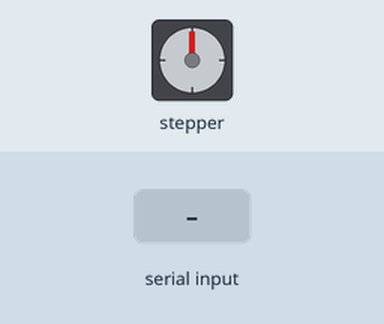
A sketch run on a simulated Arduino Uno, built with avr-gcc and run on an emulated ATmega328P. Parts: stepper motor. Wiring (inferred from the names in the program): stepper motor driver (200 steps per turn assumed): step pin 3; direction pin 4. The inputs (shaded band) are chosen by the test bench.

Above: at 1.2 s.
1.3 s: "START,1\n" received over the second serial link
At 2.45 s:
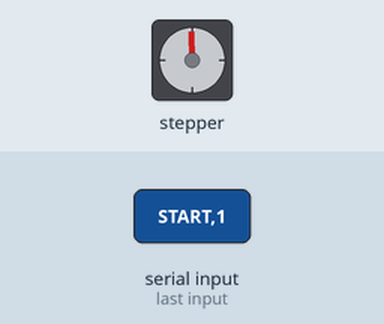
At 3.05 s:
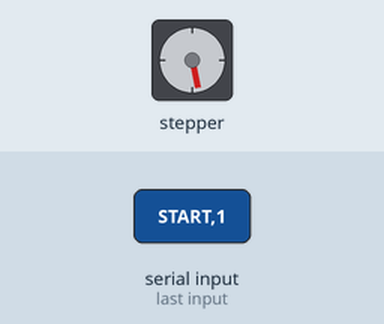
4.3 s: "START,150\n" received over the second serial link
At 4.3 s:
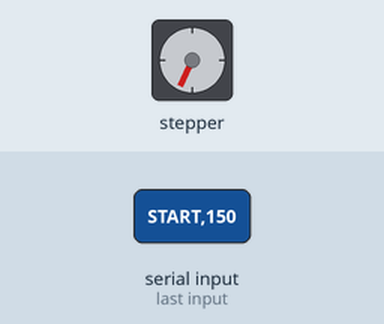
7.3 s: "STOP,1\n" received over the second serial link
10.3 s: "STOP,150\n" received over the second serial link
Timing chart, 0 to 14.3 s (numbered marks = the images above; inputs shaded):
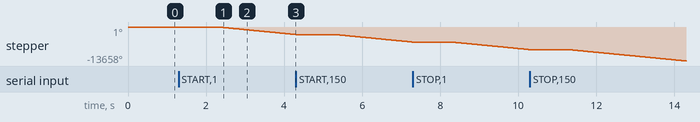

The sketch:

aidogupdate.ino
```cpp
// ----------------------------
// Arduino Full Code for Nextion + Stepper + Schedule + Live Clock
// ----------------------------

#define STEP_PIN 3
#define DIR_PIN 4

#include <SoftwareSerial.h>
SoftwareSerial nextion(10, 11); // RX, TX for Nextion (adjust if needed)

const int stepDelay = 500; // microseconds per step
bool motorRunning = false;
bool motorDirection = true; // true = CW, false = CCW

// Scheduled run variables
int targetHour = -1;
int targetMinute = -1;
int runDuration = 0; // seconds
unsigned long runStartMillis = 0;
bool scheduledRunActive = false;
static int lastTriggerMinute = -1;

// Simple clock using millis()
int currentHour = 0;
int currentMinute = 0;

// ----------------------------
// Setup
// ----------------------------
void setup() {
  Serial.begin(9600);      // Serial monitor
  nextion.begin(9600);     // Nextion serial
  pinMode(STEP_PIN, OUTPUT);
  pinMode(DIR_PIN, OUTPUT);
}

// ----------------------------
// Loop
// ----------------------------
void loop() {
  handleNextion();
  updateClock();
  checkSchedule();
  checkAutoStop();
  runMotor();
}

// ----------------------------
// Motor stepping function
// ----------------------------
void runMotor() {
  if (motorRunning) {
    digitalWrite(DIR_PIN, motorDirection);
    digitalWrite(STEP_PIN, HIGH);
    delayMicroseconds(stepDelay);
    digitalWrite(STEP_PIN, LOW);
    delayMicroseconds(stepDelay);
  }
}

// ----------------------------
// Clock update
// ----------------------------
void updateClock() {
  unsigned long totalSeconds = millis() / 1000;
  currentMinute = (totalSeconds / 60) % 60;
  currentHour = (totalSeconds / 3600) % 24;
}

// ----------------------------
// Handle Nextion commands
// ----------------------------
void handleNextion() {
  if (nextion.available()) {
    String cmd = nextion.readString();
    cmd.trim();

    if (cmd.startsWith("START")) {
      int commaIndex = cmd.indexOf(',');
      int dirVal = cmd.substring(commaIndex + 1).toInt();
      motorDirection = (dirVal == 0);
      motorRunning = true;
    }
    else if (cmd == "STOP") {
      motorRunning = false;
      scheduledRunActive = false;
    }
    else if (cmd.startsWith("SET")) {
      // Parse scheduled start
      int p1 = cmd.indexOf(',');
      int p2 = cmd.indexOf(',', p1 + 1);
      int p3 = cmd.indexOf(',', p2 + 1);

      if (p1 > 0 && p2 > p1 && p3 > p2) {
        targetHour = cmd.substring(p1 + 1, p2).toInt();
        if(targetHour < 0) targetHour = 0;
        if(targetHour > 23) targetHour = 23;

        targetMinute = cmd.substring(p2 + 1, p3).toInt();
        if(targetMinute < 0) targetMinute = 0;
        if(targetMinute > 59) targetMinute = 59;

        runDuration = cmd.substring(p3 + 1).toInt();
        if(runDuration < 1) runDuration = 1;
      }
    }
    else if (cmd == "GETTIME") {
      sendTimeToNextion();
    }
  }
}

// ----------------------------
// Scheduled run check
// ----------------------------
void checkSchedule() {
  if (!scheduledRunActive &&
      currentHour == targetHour &&
      currentMinute == targetMinute &&
      currentMinute != lastTriggerMinute) {

    motorRunning = true;
    scheduledRunActive = true;
    runStartMillis = millis();
    lastTriggerMinute = currentMinute;
  }
}

// ----------------------------
// Auto-stop after duration
// ----------------------------
void checkAutoStop() {
  if (scheduledRunActive) {
    if (millis() - runStartMillis >= (unsigned long)runDuration * 1000) {
      motorRunning = false;
      scheduledRunActive = false;
    }
  }
}

// ----------------------------
// Send live clock to Nextion
// ----------------------------
void sendTimeToNextion() {
  char buffer[20];
  int seconds = (millis() / 1000) % 60;
  sprintf(buffer, "t0.txt=\"%02d:%02d:%02d\"", currentHour, currentMinute, seconds);
  nextion.print(buffer);
  nextion.write(0xFF);
  nextion.write(0xFF);
  nextion.write(0xFF);
}
```

Measured:
- after the input at 1.3 s, stepper: keeps turning counter-clockwise at about 1518°/s, starting after 1.0 s
